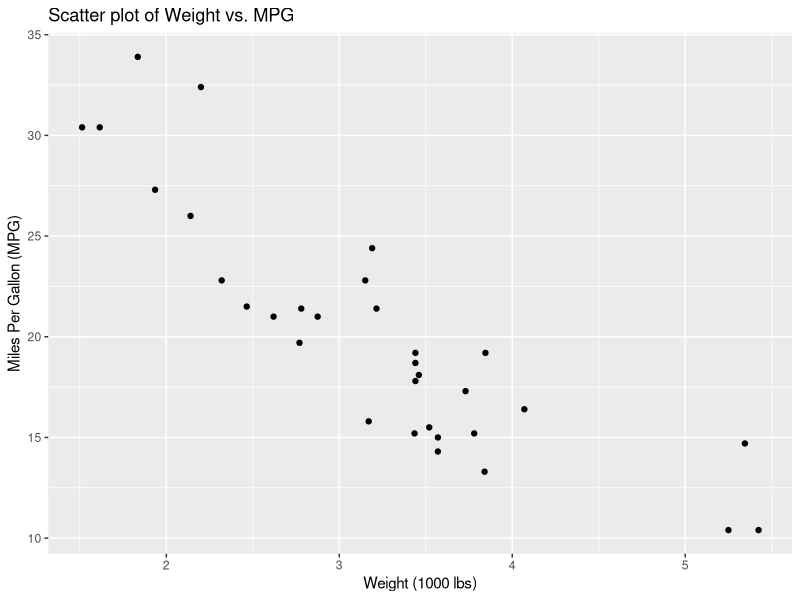
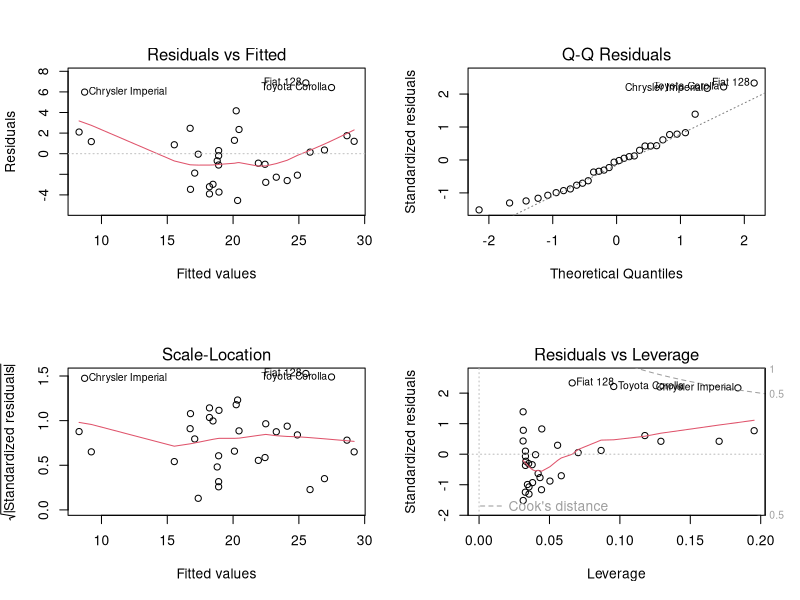
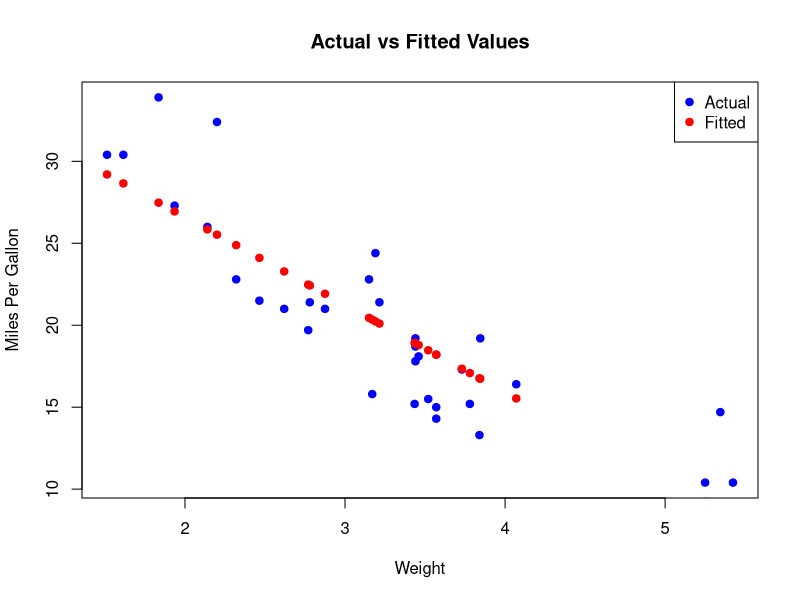
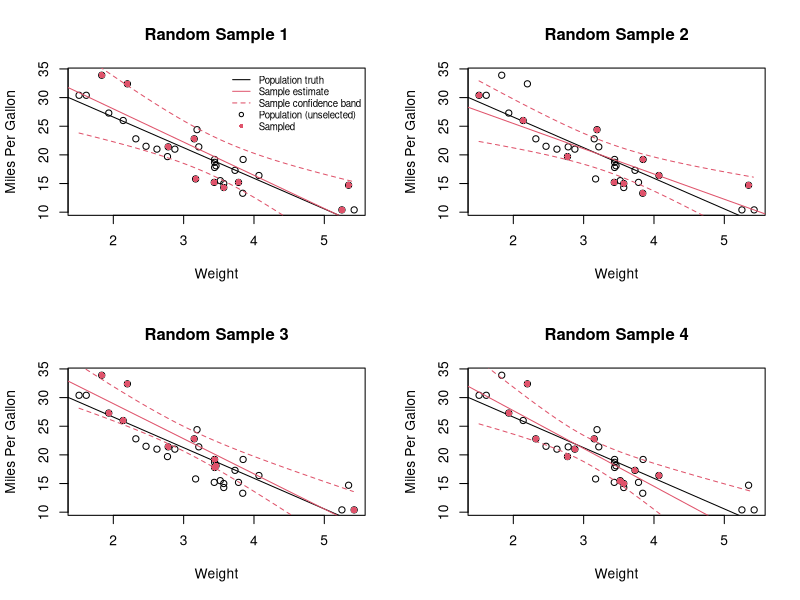

Reproduce these figures in R, in order.
# ---
# Title: Linear Regression
# Author: Luis Carlos Guevara
# Date: 2026-02-20
# ---

# Load necessary libraries for data manipulation, visualization, and diagnostic testing
library(datasets)
library(ggplot2) 
library(lmtest) # Required for assumption verification tests (bptest, dwtest, resettest)
library(car)    # Required for multicollinearity test (vif)

# Load the built-in mtcars dataset and preview the first few rows
data(mtcars) 
head(mtcars)

# ==========================================
# Exploratory Data Analysis (EDA)
# ==========================================
# Perform an exploratory analysis of the data to understand the relationship 
# between the variables of interest.

# Generate summary statistics for the dataset
summary(mtcars) 

# Create a scatter plot of Weight vs. MPG to visually inspect their relationship
ggplot(mtcars, aes(x = wt, y = mpg)) + 
  geom_point() + 
  labs(title = "Scatter plot of Weight vs. MPG", 
       x = "Weight (1000 lbs)", 
       y = "Miles Per Gallon (MPG)")

# Calculate the Pearson correlation coefficient between weight and MPG
cor(mtcars[,"wt"], mtcars[,"mpg"])

# ==========================================
# Model Fitting
# ==========================================
# Now we fit a linear regression model between Y (gallons consumed per mile) and X (car weight):
# Y = B0 + B1 * X + e
# Here, B0 and B1 are the regression coefficients of the model, and 'e' represents independent random errors.
#
# Fitting a linear regression means deriving: Y_hat = b0 + b1 * X
# Here, Y_hat is a fitted prediction for the observed values. The difference (Y - Y_hat) is the prediction error, or residual.
# b0 and b1 are estimates for the regression coefficients. They are identified using the Ordinary Least Squares (OLS) method, which minimizes the sum of squared residuals: Sum(Y - Y_hat)^2.

# Fit the simple linear regression model 
modelo <- lm(mpg ~ wt, data = mtcars) 

# Display the summary of the model
# In the summary output, the intercept is b0 and the coefficient under the 'wt' column is b1 (the slope).
# The slope is estimated to be -5.34. The magnitude of this value doesn't inherently mean the effect of weight on performance is "high"; this magnitude is determined by the scales/units of the X and Y variables.
summary(modelo)

# Generate standard visual diagnostic plots 
# 1. Residuals vs Fitted: Checks for non-linear patterns.
# 2. Normal Q-Q: Checks if residuals are normally distributed.
# 3. Scale-Location: Checks the assumption of constant variance (homoscedasticity).
# 4. Residuals vs Leverage: Identifies influential observations/outliers.
par(mfrow = c(2, 2))
plot(modelo)

# ==========================================
# Verification of Linear Regression Assumptions
# ==========================================
# Beyond visual diagnostics, we use formal statistical tests to verify 
# the core assumptions of the simple linear regression model.

# 1. Normality of Residuals
# The Shapiro-Wilk test evaluates the null hypothesis that the residuals are normally distributed.
# A p-value > 0.05 indicates we cannot reject the null hypothesis (i.e., residuals are normally distributed).
shapiro.test(residuals(modelo))

# 2. Homoscedasticity (Constant Variance of Residuals)
# The Breusch-Pagan test evaluates the null hypothesis that the variance of the residuals is constant.
# A p-value > 0.05 indicates that the homoscedasticity assumption is met.
bptest(modelo)

# 3. Independence of Residuals
# The Durbin-Watson test checks for first-order autocorrelation in the residuals.
# A p-value > 0.05 indicates we cannot reject the null hypothesis of no true autocorrelation.
dwtest(modelo)

# 4. Linearity
# The RESET test checks for non-linear combinations of the fitted values. 
# A p-value > 0.05 suggests the linear specification is appropriate.
resettest(modelo, power = 2:3, type = "fitted")


# ==========================================
# Regression and Categorical Variables
# ==========================================

# Fit a model predicting transmission type (am) based on weight (wt)
modelo2 <- lm(am ~ wt, data = mtcars) 
summary(modelo2)

# Fit a model predicting MPG based on transmission type (am)
modelo3 <- lm(mpg ~ am, data = mtcars) 
summary(modelo3)

# Perform a t-test to formally compare MPG across the two transmission types
t.test(mpg ~ am, data = mtcars)


# ==========================================
# Regression and Uncertainty
# ==========================================

# Plot actual vs fitted values to visualize model accuracy
par(mfrow = c(1, 1)) # Reset plot layout to single plot
plot(mtcars$wt, mtcars$mpg, main = "Actual vs Fitted Values",
     xlab = "Weight", ylab = "Miles Per Gallon", pch = 19, col = "blue")
points(mtcars$wt, fitted(modelo), col = "red", pch = 19)
legend("topright", legend = c("Actual", "Fitted"), col = c("blue", "red"), pch = 19)

# Calculate Sum of Squared Residuals (SSR)
SRC <- sum((fitted(modelo) - mtcars$mpg)^2)
SRC

# Calculate Explained Sum of Squares (ESS)
SEC <- sum((fitted(modelo) - mean(mtcars$mpg))^2)
SEC

# Calculate Total Sum of Squares (TSS)
STC <- SRC + SEC
STC

# Calculate R-squared (Coefficient of Determination) manually
R2 <- SEC / STC
R2

# View the structure of the model summary object to see accessible metrics
str(summary(modelo))

# Let's consider 4 random samples. We use a for loop to perform an identical regression analysis on 4 randomly selected samples.
# Inside the loop, we implement the following steps for each iteration:
# - Step 1: Randomly select 10 different cars using R's sample function.
# - Step 2: Run the least squares regression only on the selected cars.
# - Step 3: Calculate a 95% confidence band for the true population regression line using the sample.

par(mfrow = c(2, 2)) # Set up a 2x2 grid for the 4 plots
for(i in 1:4){
  # Plot the full population
  plot(mpg ~ wt, data = mtcars,
       xlab = "Weight", ylab = "Miles Per Gallon",
       main = paste("Random Sample", i),
       ylim = c(min(mtcars$mpg), max(mtcars$mpg) + 0.3))
  
  # Add the true population regression line
  abline(modelo)
  
  if(i == 1){
    legend("topright", 
           pch = c(NA, NA, NA, 1, 16), 
           lty = c(1, 1, 2, NA, NA),
           col = c(1, 2, 2, 1, 2),
           legend = c("Population truth", "Sample estimate",
                      "Sample confidence band", 
                      "Population (unselected)", "Sampled"),
           cex = 0.7,
           bty = "n")
  }
  
  # Step 1: Randomly select 10 cars
  selected.cars <- sample(1:nrow(mtcars), 10)
  
  # Highlight the sampled points in red
  points(mtcars[selected.cars, "wt"], 
         mtcars[selected.cars, "mpg"], pch = 16, col = 2)
  
  # Step 2: Fit a regression line using only the sample
  model.sel <- lm(mpg ~ wt, data = mtcars[selected.cars, ])
  abline(model.sel, col = 2)
  
  # Step 3: Make a confidence band
  # Calculate the critical t-value for the width of the band
  ww <- qt(0.975, 10 - 2)
  
  # Generate plotting X values
  plot.x <- data.frame(wt = seq(1.513, 5.424, 0.1))
  
  # Predict values and standard errors (se.fit=T saves the SE of fitted values)
  plot.fit <- predict(model.sel, plot.x, 
                      level = 0.95, interval = "confidence", 
                      se.fit = TRUE)
  
  # Add connected lines for the upper and lower confidence bounds
  lines(plot.x$wt, plot.fit$fit[, 1] + ww * plot.fit$se.fit, 
        col = 2, lty = 2)
  lines(plot.x$wt, plot.fit$fit[, 1] - ww * plot.fit$se.fit, 
        col = 2, lty = 2)
}

# ==========================================
# Multiple Regression
# ==========================================

# Generate a synthetic dataset for public policies
set.seed(123)
n <- 1000
region <- paste("Region", 1:n)
education_expenditure <- runif(n, 5000, 15000)   # Education spending (in millions)
healthcare_expenditure <- runif(n, 2000, 10000)  # Healthcare spending (in millions)
poverty_rate <- runif(n, 5, 30)                  # Poverty rate (percentage)

# Calculate economic output based on true coefficients and random noise
economic_output <- 10000 + 0.5 * education_expenditure + 0.3 * healthcare_expenditure - 200 * poverty_rate + rnorm(n, 0, 5000) 

public_policies_data <- data.frame(region, education_expenditure, healthcare_expenditure, poverty_rate, economic_output)

# Fit a multiple regression model to evaluate the impact of these variables on economic output
modelo_mult <- lm(economic_output ~ education_expenditure + healthcare_expenditure + poverty_rate, data = public_policies_data)

# Summarize the multiple regression model
summary(modelo_mult)

# ==========================================
# Verification of Multiple Regression Assumptions
# ==========================================
# Just like with simple linear regression, we must verify the assumptions 
# for our multiple regression model. With multiple predictors, we also need 
# to check for multicollinearity.

# 1. Absence of Multicollinearity
# The Variance Inflation Factor (VIF) measures how much the variance of an estimated 
# regression coefficient increases when your predictors are correlated.
# VIF values > 5 or 10 indicate problematic multicollinearity. Values near 1 are ideal.
vif(modelo_mult)

# 2. Normality of Residuals
# The Shapiro-Wilk test evaluates if the residuals are normally distributed.
# Note: For very large datasets (n > 5000), shapiro.test might not work natively, but here n = 1000.
shapiro.test(residuals(modelo_mult))

# 3. Homoscedasticity (Constant Variance of Residuals)
# The Breusch-Pagan test checks if the variance of the residuals is constant.
bptest(modelo_mult)

# 4. Independence of Residuals
# The Durbin-Watson test checks for autocorrelation in the residuals.
dwtest(modelo_mult)

# 5. Linearity
# The RESET test checks for non-linear combinations of the fitted values.
resettest(modelo_mult, power = 2:3, type = "fitted")
